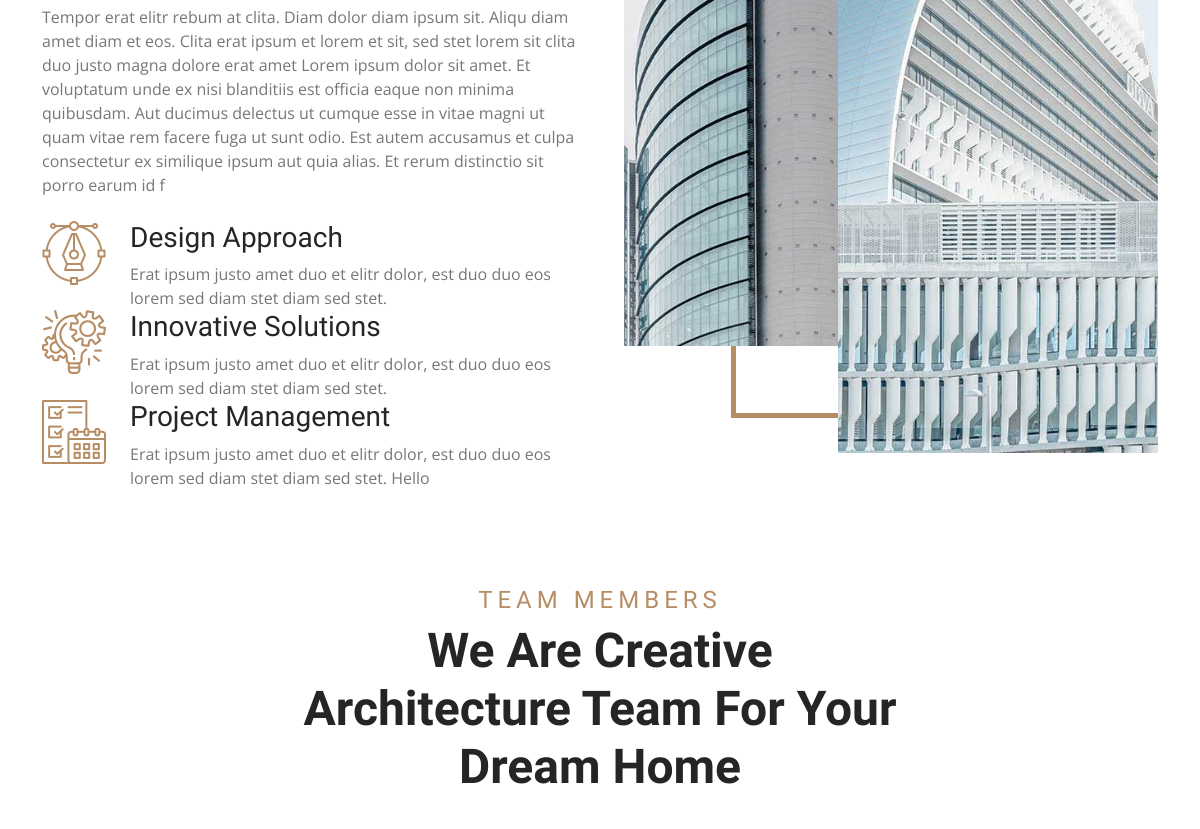
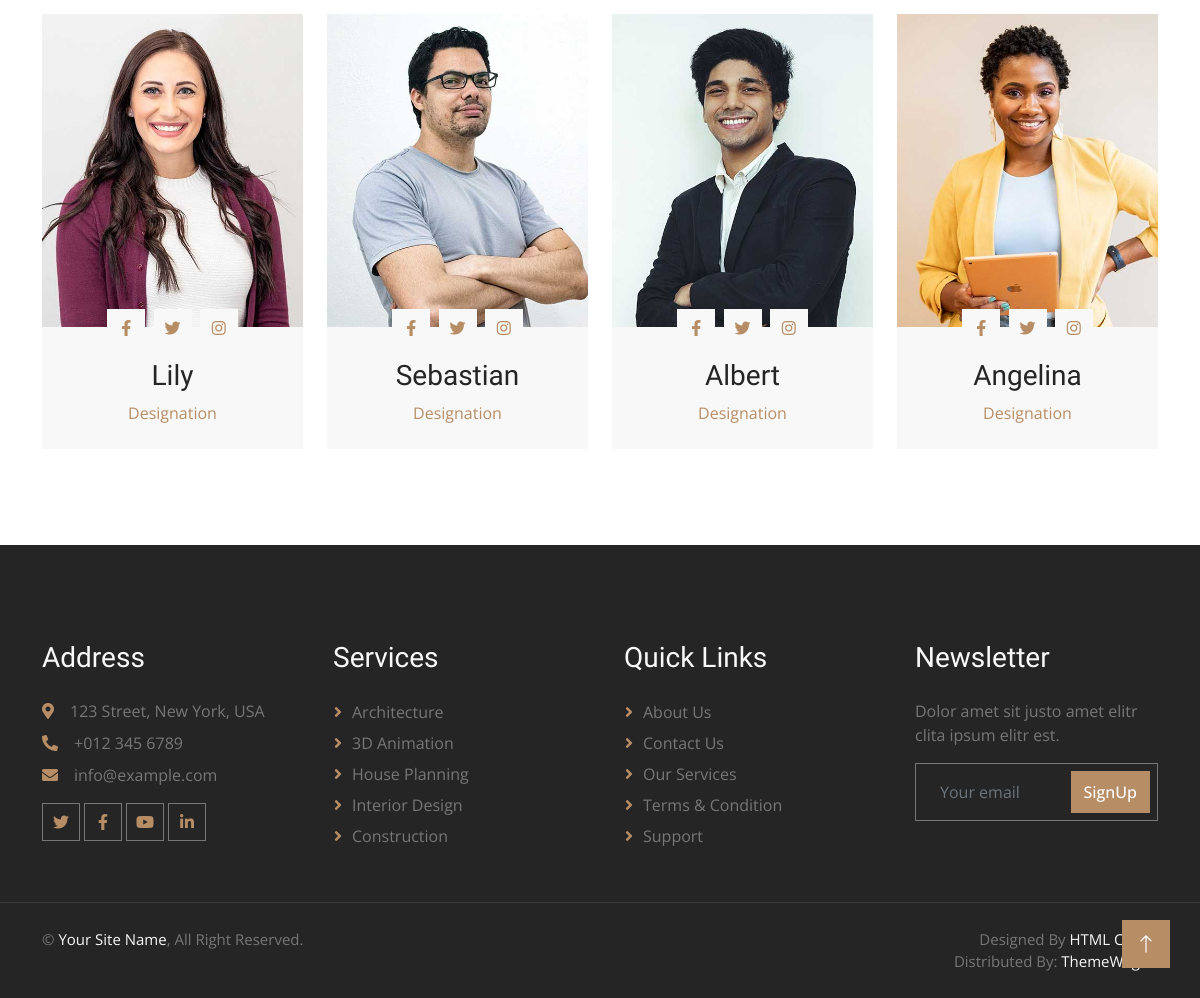
Before: /about (lower part) with the older database file (2 pictures, top to bottom).
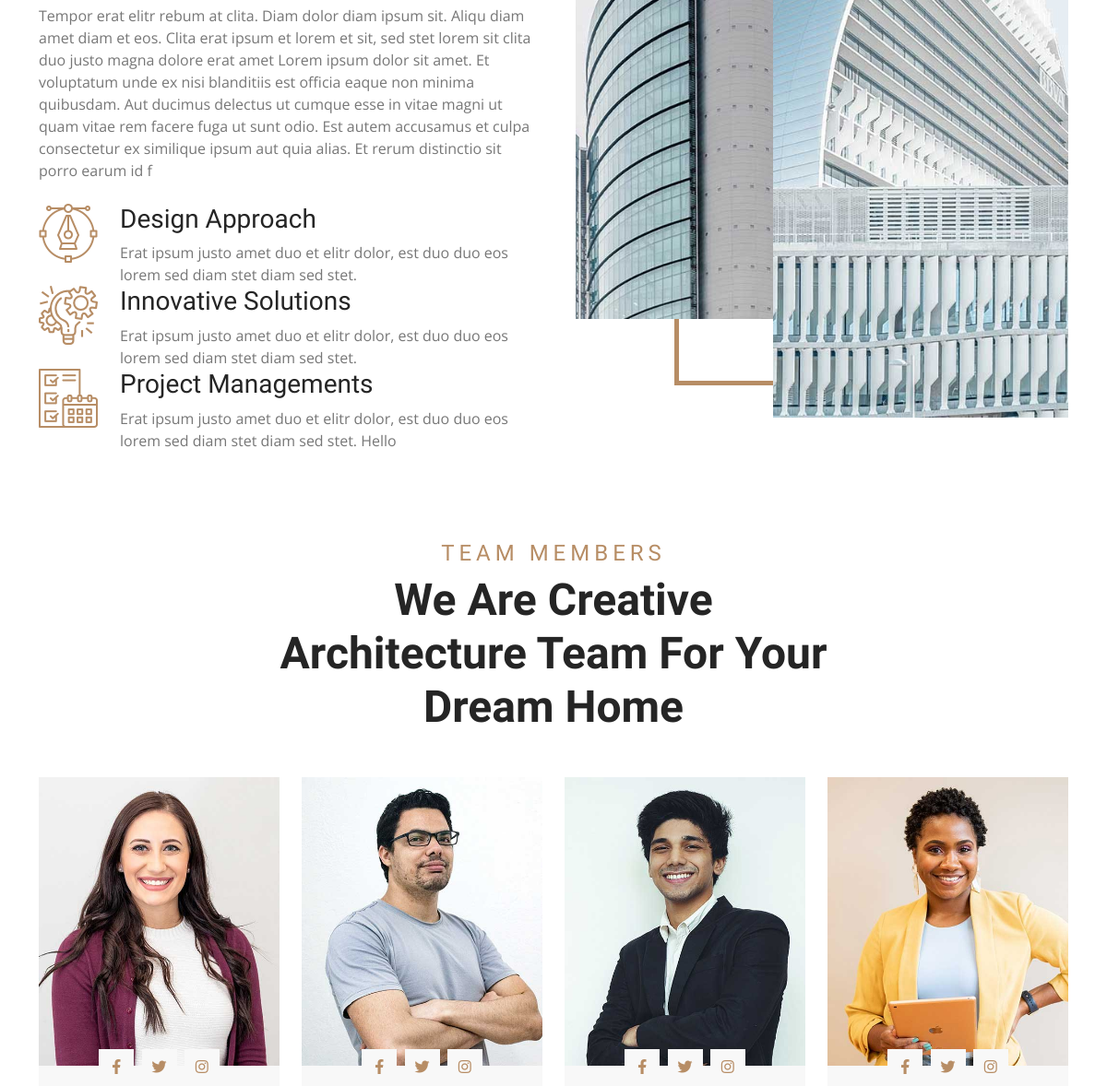
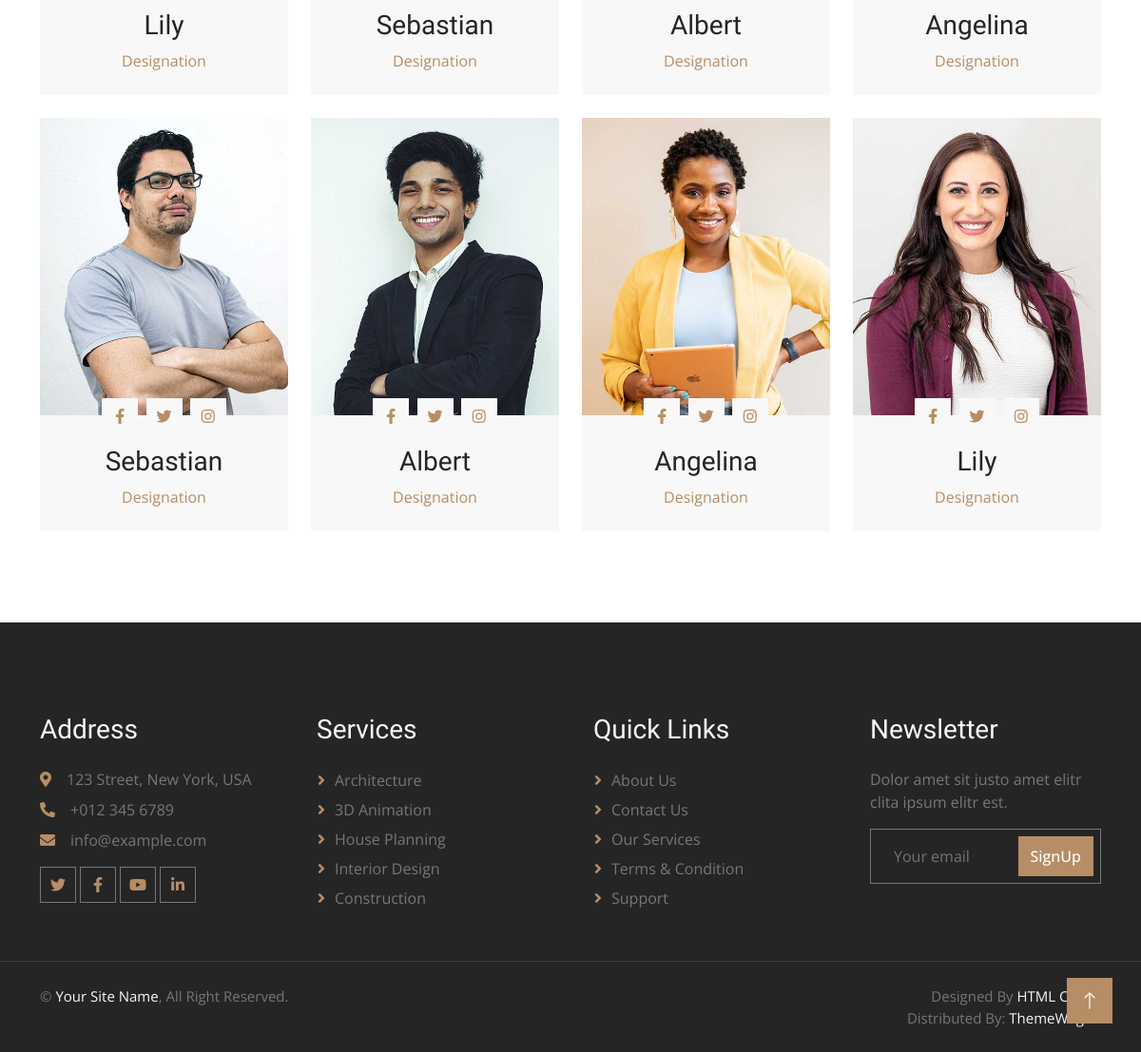
After: the same page with the newer database file (2 pictures, top to bottom).
### Site_Information/models.py (models this page shows, shortened)
class Choose(models.Model):
    description = models.TextField(max_length=500)

class Info(models.Model):
    image = models.FileField()
    title = models.CharField(max_length=255)
    description = models.TextField(max_length=500)

class About(models.Model):
    image1 = models.FileField()
    image2 = models.FileField()
    description = models.TextField(max_length=500)
    experience = models.IntegerField()

### Services_Information/models.py (models this page shows)
class Team_Member(models.Model):
    Name = models.CharField(max_length=255)
    Profession = models.CharField(max_length=255)
    image = models.FileField()

### Site_Information/views.py (the view)
# urls.py: path('about', about , name='about'),
def about(request):
    site = Site_Info.objects.filter().first()
    about1 = About.objects.filter().first()
    about_full = About.objects.all()
    choose = Choose.objects.all()
    team = Team_Member.objects.all()
    info = Info.objects.all()
    return render(request, 'pages/about.html' , locals())

### templates/pages/about.html (shortened to what this page needs)
{% extends 'bases/base.html' %}
{% load static %}
{% block 'content' %}
    <div class="container-xxl py-5">
        <div class="container">
            <div class="row g-5">
            {% for item in choose %}
                <div class="col-lg-6 wow fadeInUp" data-wow-delay="0.1s">
                    <p class="mb-4">{{ item.description}}</p>
                    <div class="row g-4">
                        <div class="col-12">
                            {% for informations in info %}
                            <div class="d-flex align-items-start">
                                <img class="flex-shrink-0" src=" {{ informations.image.url }}" alt="Icon">
                                <div class="ms-4">
                                    <h3> {{ informations.title }} </h3>
                                    <p class="mb-0">{{ informations.description }} </p>
                                </div>
                            </div>
                            {% endfor %}
                        </div>
                    </div>
                </div>
            {% endfor %}
            {% for item in about_full %}
                <div class="col-lg-6 wow fadeInUp" data-wow-delay="0.5s">
                    <div class="feature-img">
                        <img class="img-fluid" src=" {{ item.image1.url }} " alt=" ">
                        <img class="img-fluid" src=" {{ item.image2.url }}" alt=" ">
                    </div>
                </div>
            {% endfor %}
            </div>
        </div>
    </div>
    <div class="container-xxl py-5">
        <div class="container">
            <div class="text-center mx-auto mb-5 wow fadeInUp" data-wow-delay="0.1s" style="max-width: 600px;">
                <h4 class="section-title">Team Members</h4>
                <h1 class="display-5 mb-4">We Are Creative Architecture Team For Your Dream Home</h1>
            </div>
            <div class="row g-0 team-items">
                {% for members in team %}
                <div class="col-lg-3 col-md-6 wow fadeInUp" data-wow-delay="0.1s">
                  <div class="team-item position-relative">
                    <div class="position-relative">
                            <img class="img-fluid" src="{{ members.image.url }}" alt="" >
                            <div class="team-social text-center">
                                <a class="btn btn-square" href=""><i class="fab fa-facebook-f"></i></a>
                                <a class="btn btn-square" href=""><i class="fab fa-twitter"></i></a>
                                <a class="btn btn-square" href=""><i class="fab fa-instagram"></i></a>
                            </div>
                        </div>
                        <div class="bg-light text-center p-4">
                            <h3 class="mt-2">{{ members.Name }}</h3>
                            <span class="text-primary">{{ members.Profession }}</span>
                        </div>
                    </div>
                </div>
                {% endfor %}
            </div>
        </div>
    </div>
{% endblock 'content' %}

Changed rows visible on the page:
changed Info: title "Project Management" → "Project Managements"
added Team_Member: image (picture), Name "Sebastian", Profession "Designation"
added Team_Member: image (picture), Name "Albert", Profession "Designation"
added Team_Member: image (picture), Name "Angelina", Profession "Designation"
added Team_Member: image (picture), Name "Lily", Profession "Designation"
